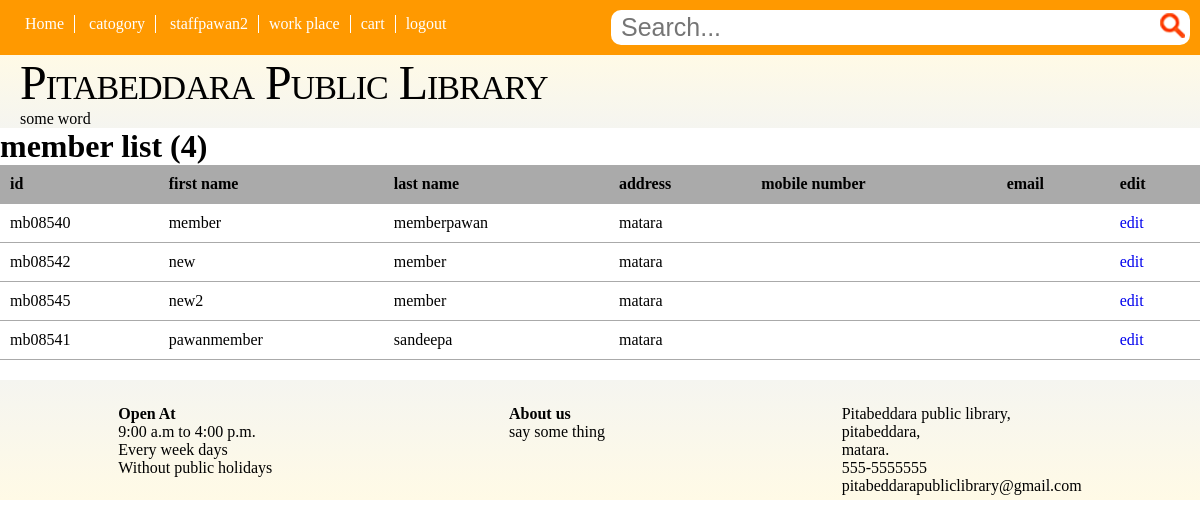
The page /php/member_list.php (signed in) on the database its author committed.
### tables this page shows
CREATE TABLE IF NOT EXISTS `members` (
  `id` char(7) NOT NULL,
  `f_name` varchar(20) DEFAULT NULL,
  `l_name` varchar(30) NOT NULL,
  `initials` varchar(15) DEFAULT NULL,
  `address` varchar(100) NOT NULL,
  `dob` varchar(12) DEFAULT NULL,
  `gender` varchar(6) DEFAULT NULL,
  `phone_mobile` varchar(11) DEFAULT NULL,
  `phone_home` varchar(11) DEFAULT NULL,
  `nic` char(10) DEFAULT NULL,
  `address_of_working` varchar(100) DEFAULT NULL,
  `working_place` varchar(100) DEFAULT NULL,
  `grade` varchar(20) DEFAULT NULL,
  `email` varchar(50) DEFAULT NULL,
  `registered_date` varchar(12) DEFAULT NULL,
  `caretaker_name` varchar(50) DEFAULT NULL,
  `caretaker_address` varchar(100) DEFAULT NULL,
  `caretaker_nic` char(10) DEFAULT NULL,
  `guarantor_name` varchar(50) DEFAULT NULL,
  `guarantor_address` varchar(100) DEFAULT NULL,
  `guarantor_post` varchar(20) DEFAULT NULL,
  `guarantor_working_place` varchar(100) DEFAULT NULL,
  `count_of_transactions` int(11) NOT NULL DEFAULT 0,
  `mpassword` varchar(200) DEFAULT NULL,
  PRIMARY KEY (`id`)
);

### php/member_list.php (the view, shortened to what this page needs)
<?php require_once('../connection/conn.php'); ?>
<?php
	$error=array();
	$job_position='';
	if(isset($_SESSION['job_position'])){
		$job_position=$_SESSION['job_position'];
	}
	$list='';
	$query="SELECT id,f_name,l_name,address,phone_mobile,email FROM members ORDER BY f_name";
			if ($job_position=="admin" or $job_position=="assistant") {
				$rquery=mysqli_query($admin_conn,$query);
				if($rquery){
					$list_count=mysqli_num_rows($rquery);
					$list.="<h1>member list ({$list_count})</h1>";
					$list.="<table class=\"userlist\">";
						$list.="<tr><th>id</th><th>first name</th><th>last name</th><th>address</th><th>mobile number</th><th>email</th><th>edit</th></tr>";
						while($detail=mysqli_fetch_assoc($rquery)){
							$list.="<tr>";
							$list.="<td>{$detail['id']}</td>";
							$list.="<td>{$detail['f_name']}</td>";
							$list.="<td>{$detail['l_name']}</td>";
							$list.="<td>{$detail['address']}</td>";
							$list.="<td>{$detail['phone_mobile']}</td>";
							$list.="<td>{$detail['email']}</td>";
							$list.="<td><a href=\"edit_member.php?id={$detail['id']}\">edit</a></td>";
							$list.="</tr>";
						}
					$list.="</table>";
				}else{
					$error[]="can't get book details";
				}
			}
?>
<!DOCTYPE html>
<html lang="en">
<head>
	<link rel="stylesheet" href="../css/list.css">
</head>
<body>
	<div>
		<?php require_once('header.php'); ?>
		<?php require_once('banner.php'); ?>
	</div>
	<main>
		<?php echo $list; ?>
	</main>
	<div class="includeone">
		<?php require_once('footer.php') ?>
	</div>
</body>
</html>

### css/list.css (style rules this page uses)
* { margin: 0; padding: 0; }
a { text-decoration: none; }
table.userlist { width: 100%; border-collapse: collapse; }
table.userlist th { background: #aaa; }
table.userlist th, table.userlist td { padding: 10px; border-bottom: 1px solid #aaa; text-align: left; }

### css/main.css (style rules this page uses)
* { margin: 0; padding: 0; }
a { text-decoration: none; }

### rows shown on the page
members: id "mb08540", f_name "member", l_name "memberpawan", address "matara"
members: id "mb08542", f_name "new", l_name "member", address "matara"
members: id "mb08545", f_name "new2", l_name "member", address "matara"
members: id "mb08541", f_name "pawanmember", l_name "sandeepa", address "matara"

### other values the page prints
$last_name "staffpawan2"
$list_count "4"
